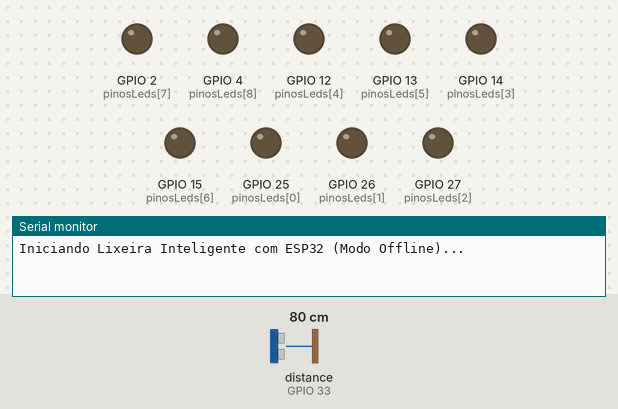
This sketch was run on a simulated ESP32. Shown: output pins drawn as LEDs (lit = HIGH), the last lines printed to the serial monitor. Inputs (shaded band) come from the test bench; at power-on: distance to the obstacle (sensor on GPIO 33) 80 cm. The echo pulse lasts 58.3 µs per cm; pins used as bus, display or sensor lines are not drawn.

Above: at 2.2 s.
2.3 s: distance to the obstacle (sensor on GPIO 33) set to 50 cm
11.5 s: distance to the obstacle (sensor on GPIO 33) set to 43 cm
At 16.1 s:
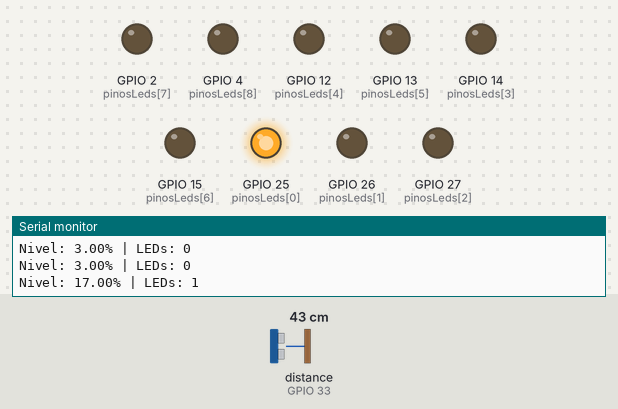
18.6 s: distance to the obstacle (sensor on GPIO 33) set to 37 cm
At 21.1 s:
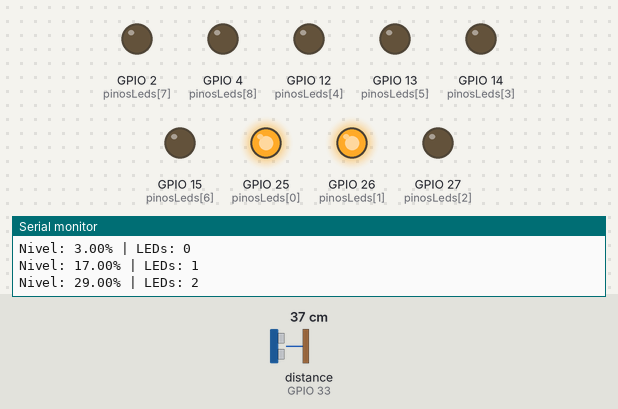
25.7 s: distance to the obstacle (sensor on GPIO 33) set to 32 cm
At 31.1 s:
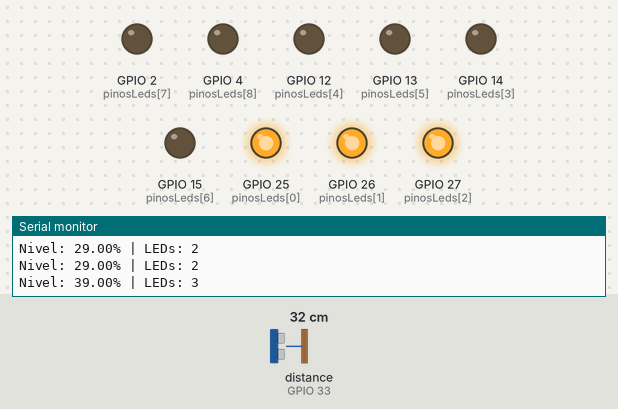
32.8 s: distance to the obstacle (sensor on GPIO 33) set to 4 cm
At 36.0 s:
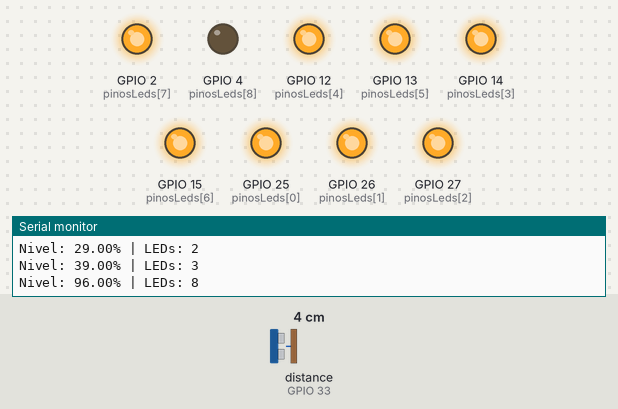
39.9 s: distance to the obstacle (sensor on GPIO 33) set to 2 cm
At 41.1 s:
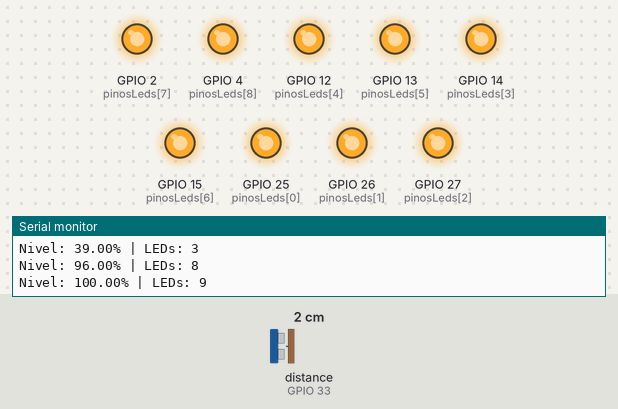
Timing chart, 0 to 42.9 s (numbered marks = the images above; inputs shaded):
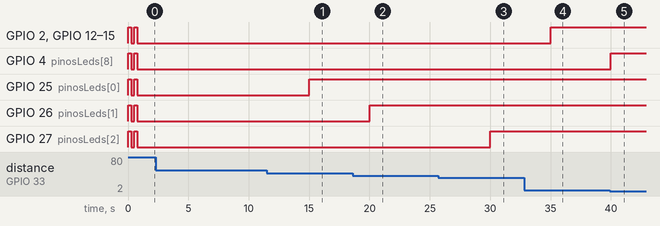

The sketch:

Codigo_lixeira_local_1A.ino
```cpp
/*
 * Lixeira Inteligente com ESP32 - Versão Offline
 * * Este código mede o nível de lixo e exibe em 9 LEDs, sem depender de Wi-Fi.
 * Data: 18/09/2025
 */

// --- PINOS DO ESP32 ---
const int PINO_TRIG = 32;
const int PINO_ECHO = 33;
// Pinos para os 9 LEDs. Monte-os na ordem que preferir.
const int pinosLeds[] = {25, 26, 27, 14, 12, 13, 15, 2, 4};
const int NUM_LEDS = 9;

// --- PARÂMETROS FÍSICOS DA LIXEIRA ---
const float ALTURA_LIXEIRA_CM = 50.0;
const float DISTANCIA_MINIMA_CM = 1;

// --- CONTROLE DE TEMPO ---
// Intervalo para LER O SENSOR E ATUALIZAR OS LEDS (em milissegundos)
const unsigned long INTERVALO_LEITURA_MS = 5000; // Lê o sensor a cada 5 segundos
unsigned long ultimaLeitura = 0;

void setup() {
  Serial.begin(115200);
  Serial.println("Iniciando Lixeira Inteligente com ESP32 (Modo Offline)...");

  // Configura pinos
  pinMode(PINO_TRIG, OUTPUT);
  pinMode(PINO_ECHO, INPUT);
  for (int i = 0; i < NUM_LEDS; i++) {
    pinMode(pinosLeds[i], OUTPUT);
  }

  testarLeds();
}

void loop() {
  // Bloco de Leitura do Sensor (controlado por INTERVALO_LEITURA_MS)
  if (millis() - ultimaLeitura >= INTERVALO_LEITURA_MS) {
    ultimaLeitura = millis(); // Atualiza o tempo da última leitura

    // Medir a distância
    float distanciaCm = medirDistancia();

    // Calcular o nível de preenchimento em porcentagem
    float nivelPercent = map(distanciaCm, DISTANCIA_MINIMA_CM, ALTURA_LIXEIRA_CM, 100, 0);
    nivelPercent = constrain(nivelPercent, 0, 100);

    // Atualizar os LEDs
    atualizarLeds(nivelPercent);
  }
}

float medirDistancia() {
  digitalWrite(PINO_TRIG, LOW);
  delayMicroseconds(2);
  digitalWrite(PINO_TRIG, HIGH);
  delayMicroseconds(10);
  digitalWrite(PINO_TRIG, LOW);
  long duracao = pulseIn(PINO_ECHO, HIGH, 50000); // Timeout de 50ms para evitar travamentos
  float distanciaCm = (duracao * 0.0343) / 2.0;
  if (distanciaCm > ALTURA_LIXEIRA_CM || distanciaCm <= 0) {
    return ALTURA_LIXEIRA_CM;
  }
  return distanciaCm;
}

void atualizarLeds(float nivel) {
  int ledsParaAcender = map(nivel, 0, 100, 0, NUM_LEDS);
  Serial.print("Nivel: ");
  Serial.print(nivel);
  Serial.print("% | LEDs: ");
  Serial.println(ledsParaAcender);
  for (int i = 0; i < NUM_LEDS; i++) {
    digitalWrite(pinosLeds[i], (i < ledsParaAcender) ? HIGH : LOW);
  }
}

void testarLeds() {
  for (int i = 0; i < 2; i++) {
    for (int j = 0; j < NUM_LEDS; j++) digitalWrite(pinosLeds[j], HIGH);
    delay(250);
    for (int j = 0; j < NUM_LEDS; j++) digitalWrite(pinosLeds[j], LOW);
    delay(250);
  }
}
```

Measured:
- the behaviour switches between 46 and 45 cm on distance to the obstacle (sensor on GPIO 33) (found by bisection; images 0 and 1)
- the behaviour switches between 41 and 40 cm on distance to the obstacle (sensor on GPIO 33) (found by bisection; images 1 and 2)
- the behaviour switches between 35 and 34 cm on distance to the obstacle (sensor on GPIO 33) (found by bisection; images 2 and 3)
- after the input at 11.5 s, GPIO 25 (pinosLeds[0]): LOW → HIGH after 3.5 s
- after the input at 18.6 s, GPIO 26 (pinosLeds[1]): LOW → HIGH after 1.4 s
- after the input at 25.7 s, GPIO 27 (pinosLeds[2]): LOW → HIGH after 4.3 s
- after the input at 32.8 s, GPIO 2 (pinosLeds[7]), GPIO 12 (pinosLeds[4]), GPIO 13 (pinosLeds[5]), GPIO 14 (pinosLeds[3]), GPIO 15 (pinosLeds[6]): LOW → HIGH after 2.2 s
- after the input at 39.9 s, GPIO 4 (pinosLeds[8]): LOW → HIGH after 0.10 s
